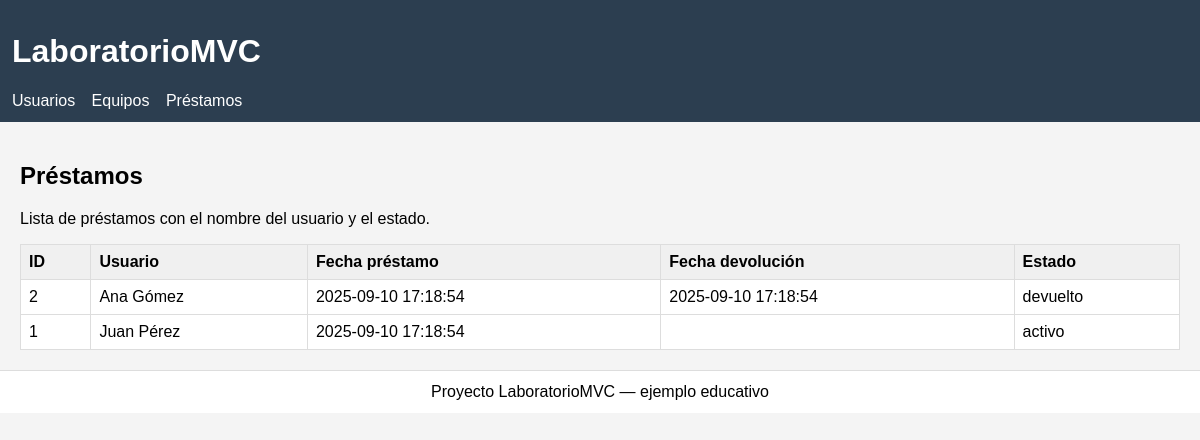
The app's page /index.php?controller=prestamo&action=index with its own data.
### tables this page shows
CREATE TABLE IF NOT EXISTS Prestamo (
    id_prestamo INT AUTO_INCREMENT PRIMARY KEY,
    id_usuario INT NOT NULL,
    fecha_prestamo DATETIME DEFAULT CURRENT_TIMESTAMP,
    fecha_devolucion DATETIME NULL,
    id_estado_prestamo INT NOT NULL,
    FOREIGN KEY (id_usuario) REFERENCES Usuario(id_usuario),
    FOREIGN KEY (id_estado_prestamo) REFERENCES EstadoPrestamo(id_estado_prestamo)
);

CREATE TABLE IF NOT EXISTS Usuario (
    id_usuario INT AUTO_INCREMENT PRIMARY KEY,
    nombre VARCHAR(50) NOT NULL,
    apellido VARCHAR(50) NOT NULL,
    correo VARCHAR(100) UNIQUE NOT NULL,
    contrasena VARCHAR(255) NOT NULL,
    id_rol INT NOT NULL,
    FOREIGN KEY (id_rol) REFERENCES Rol(id_rol)
);

CREATE TABLE IF NOT EXISTS EstadoPrestamo (
    id_estado_prestamo INT AUTO_INCREMENT PRIMARY KEY,
    nombre_estado VARCHAR(50) UNIQUE NOT NULL
);

### app/controllers/PrestamoController.php (called while the page is built, shortened)
<?php
require_once __DIR__ . '/../models/Prestamo.php';
class PrestamoController extends Controller {
    public function index() {
        $m = new Prestamo();
        $prestamos = $m->getAll();
        $this->view('prestamos/index', ['prestamos' => $prestamos]);
    }
}
?>

### config/database.php (called while the page is built, shortened)
<?php
class Database {
    private $host = "localhost";
    private $db_name = "laboratorio";
    private $username = "root";
    private $password = "";
    public function getConnection() {
        $this->conn = null;
        try {
            $this->conn = new PDO("mysql:host={$this->host};dbname={$this->db_name};charset=utf8", $this->username, $this->password);
            $this->conn->setAttribute(PDO::ATTR_ERRMODE, PDO::ERRMODE_EXCEPTION);
        } catch(PDOException $e) {
            echo "Error de conexión: " . $e->getMessage();
            exit;
        }
        return $this->conn;
    }
}
?>

### app/models/Prestamo.php (called while the page is built)
<?php
require_once __DIR__ . '/../../config/database.php';
class Prestamo {
    private $db;
    public function __construct() {
        $this->db = (new Database())->getConnection();
    }
    public function getAll() {
        $sql = "SELECT p.id_prestamo, p.fecha_prestamo, p.fecha_devolucion,
                       u.id_usuario, u.nombre AS usuario_nombre, u.apellido AS usuario_apellido,
                       ep.nombre_estado AS estado
                FROM Prestamo p
                JOIN Usuario u ON p.id_usuario = u.id_usuario
                LEFT JOIN EstadoPrestamo ep ON p.id_estado_prestamo = ep.id_estado_prestamo
                ORDER BY p.id_prestamo DESC";
        $stmt = $this->db->prepare($sql);
        $stmt->execute();
        return $stmt->fetchAll(PDO::FETCH_ASSOC);
    }
}
?>

### app/views/prestamos/index.php (the view)
<h2>Préstamos</h2>
<p>Lista de préstamos con el nombre del usuario y el estado.</p>
<?php if(!empty($prestamos)): ?>
<table>
  <thead>
    <tr><th>ID</th><th>Usuario</th><th>Fecha préstamo</th><th>Fecha devolución</th><th>Estado</th></tr>
  </thead>
  <tbody>
    <?php foreach($prestamos as $p): ?>
    <tr>
      <td><?= htmlspecialchars($p['id_prestamo']) ?></td>
      <td><?= htmlspecialchars($p['usuario_nombre'] . ' ' . $p['usuario_apellido']) ?></td>
      <td><?= htmlspecialchars($p['fecha_prestamo']) ?></td>
      <td><?= htmlspecialchars($p['fecha_devolucion']) ?></td>
      <td><?= htmlspecialchars($p['estado'] ?? '—') ?></td>
    </tr>
    <?php endforeach; ?>
  </tbody>
</table>
<?php else: ?>
<p>No hay préstamos para mostrar.</p>
<?php endif; ?>

### app/views/layouts/header.php (style rules this page uses)
body { font-family:Arial,Helvetica,sans-serif;margin:0;background:#f4f4f4 }
table { width:100%;border-collapse:collapse;background:#fff }
th,td { border:1px solid #ddd;padding:8px;text-align:left }
th { background:#f0f0f0 }

### records on screen
prestamo: id_prestamo "2", id_usuario.apellido "Ana Gómez", fecha_prestamo "2025-09-10 17:18:54", fecha_devolucion "2025-09-10 17:18:54", id_estado_prestamo.nombre_estado "devuelto"
prestamo: id_prestamo "1", id_usuario.apellido "Juan Pérez", fecha_prestamo "2025-09-10 17:18:54", id_estado_prestamo.nombre_estado "activo"
